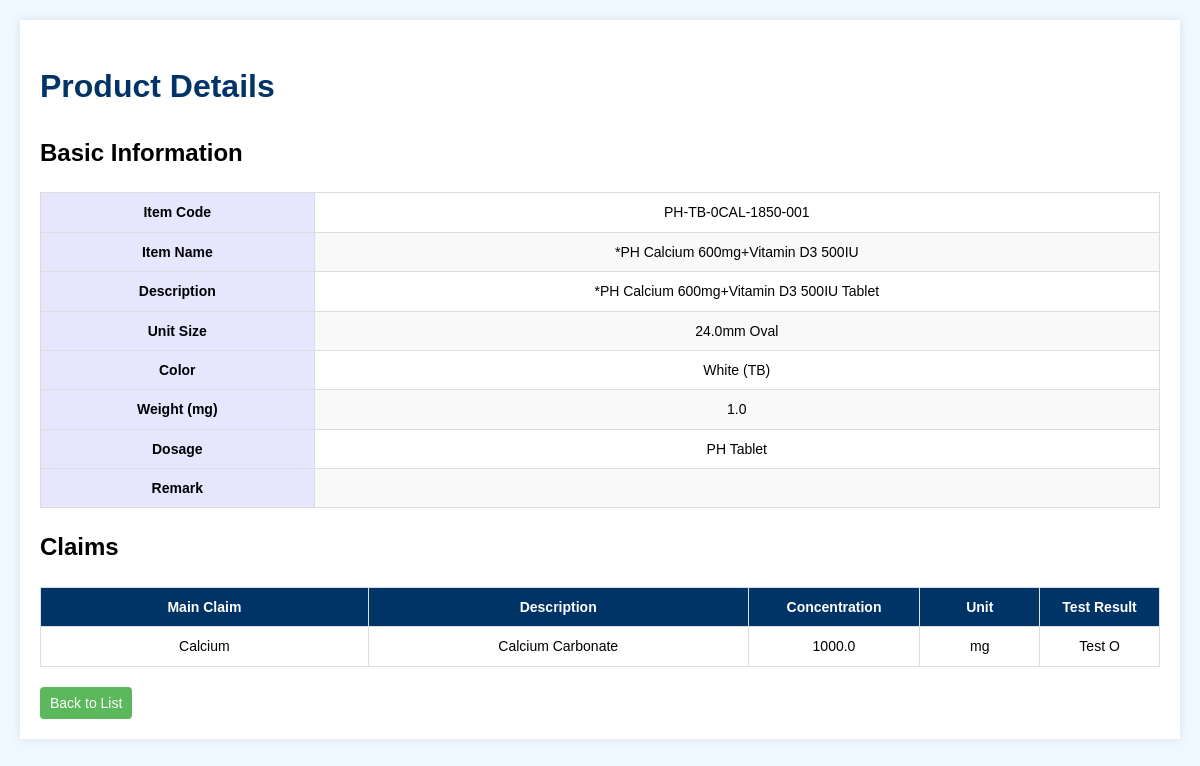
/view/PH-TB-0CAL-1850-001 (signed in), run on the app's committed database.
### tables this page shows
CREATE TABLE products (
            id INTEGER PRIMARY KEY AUTOINCREMENT,
            item_code TEXT UNIQUE NOT NULL,
            item_name TEXT,
            description TEXT,
            unit_size TEXT,
            color TEXT,
            weight REAL
        , dosage TEXT, remark TEXT);

CREATE TABLE claims (
            id INTEGER PRIMARY KEY AUTOINCREMENT,
            product_id INTEGER,
            claim_main TEXT,
            claim_description TEXT,
            claim_concentration REAL, claim_unit TEXT DEFAULT 'mg', test_result TEXT,
            FOREIGN KEY (product_id) REFERENCES products(id) ON DELETE CASCADE
        );

### app.py (the view)
@app.route('/view/<item_code>')
def view_product(item_code):
    db = get_db()
    cursor = db.cursor()
    cursor.execute('SELECT * FROM products WHERE item_code = ?', (item_code,))
    product = cursor.fetchone()
    if not product:
        flash("해당 제품을 찾을 수 없습니다.", "danger")
        return redirect(url_for("index"))
    cursor.execute('''
    SELECT claim_main, claim_description, claim_concentration, claim_unit, test_result
    FROM claims
    LEFT JOIN products ON claims.product_id = products.id
    WHERE products.item_code = ?
    ''', (item_code,))
    claims = cursor.fetchall()
    return render_template('view.html', product=product, claims=claims)

### app.py (called while the page is built)
@app.before_request
def before_request_func():
    global app_initialized
    if not app_initialized:
        with app.app_context():
            initialize_database()
            load_configurations()
        app_initialized = True

@app.before_request
def require_login():
    allowed_routes = ["login", "autocomplete", "static"]
    if "role" not in session and request.endpoint not in allowed_routes and not request.path.startswith('/static'):
        return redirect(url_for("login"))

def get_db():
    db = getattr(g, '_database', None)
    if db is None:
        db = g._database = sqlite3.connect(DB_FILE_PATH)
        db.row_factory = sqlite3.Row  # 컬럼명으로 접근 가능하도록 설정
    return db

@app.teardown_appcontext
def close_connection(exception):
    db = getattr(g, '_database', None)
    if db is not None:
        db.close()

### templates/view.html (shortened to what this page needs)
<!DOCTYPE html>
<html lang="en">
<head>
</head>
<body>
    <div class="container">
        <h1>Product Details</h1>
        <h2>Basic Information</h2>
        <table class="basic-info">
            <tr>
                <th>Item Code</th>
                <td>{{ product[1] }}</td>
            </tr>
            <tr>
                <th>Item Name</th>
                <td>{{ product[2] }}</td>
            </tr>
            <tr>
                <th>Description</th>
                <td>{{ product[3] }}</td>
            </tr>
            <tr>
                <th>Unit Size</th>
                <td>{{ product[4] }}</td>
            </tr>
            <tr>
                <th>Color</th>
                <td>{{ product[5] }}</td>
            </tr>
            <tr>
                <th>Weight (mg)</th>
                <td>{{ product[6] }}</td>
            </tr>
            <tr>
                <th>Dosage</th>
                <td>
                    {% if product[1].startswith('A-TB-') %}
                        Tablet
                    {% elif product[1].startswith('A-SG-') %}
                        Softgel
                    {% elif product[1].startswith('A-HC-') %}
                        Hard Capsule
                    {% elif product[1].startswith('A-SH-') %}
                        Sachet
                    {% elif product[1].startswith('A-PW-') %}
                        Powder
                    {% elif product[1].startswith('A-LQ-') %}
                        Liquid
                    {% elif 'PH-TB-' in product[1] %}
                        PH Tablet
                    {% elif 'PH-HC-' in product[1] %}
                        PH Hard Capsule
                    {% elif 'PH-SG-' in product[1] %}
                        PH Softgel
                    {% else %}
                        Unknown
                    {% endif %}
                </td>
            </tr>
            <tr>
                <th>Remark</th>
                <td>{{ product[8] }}</td>
            </tr>
        </table>
        <h2>Claims</h2>
        <table class="claims-table">
            <thead>
                <tr>
                    <th>Main Claim</th>
                    <th>Description</th>
                    <th>Concentration</th>
                    <th>Unit</th>
                    <th>Test Result</th>
                </tr>
            </thead>
            <tbody>
                {% for claim in claims %}
                <tr>
                    <td>{{ claim[0] }}</td>
                    <td>{{ claim[1] }}</td>
                    <td>{{ claim[2] }}</td>
                    <td>{{ claim[3] }}</td>
                    <td>{{ claim[4] }}</td>
                </tr>
                {% endfor %}
            </tbody>
        </table>
        <a href="{{ url_for('index') }}" class="btn">Back to List</a>
    </div>
</body>
</html>

### templates/view.html (style rules this page uses)
body { font-family: Arial, sans-serif; line-height: 1.6; margin: 0; padding: 20px; background-color: #f0f8ff; }
.container { max-width: 1500px; margin: auto; background: white; padding: 20px; box-shadow: 0 0 10px rgba(0,0,0,0.1); }
h1 { color: #003366; }
table { width: 100%; border-collapse: collapse; margin-bottom: 20px; font-size: 14px; }
th, td { padding: 8px; border: 1px solid #ddd; text-align: center; }
th { background-color: #003366; color: white; font-weight: bold; }
tr:nth-child(even) { background-color: #f9f9f9; }
.btn { display: inline-block; padding: 5px 10px; background-color: #5cb85c; color: white; text-decoration: none; border-radius: 4px; font-size: 14px; }
.basic-info th { text-align: center; color: Black; background-color: #e6e6ff; }
.claims-table { table-layout: fixed; width: 100%; }
.claims-table th { text-align: center; }
.claims-table td { word-wrap: break-word; word-break: break-all; white-space: normal; }
.claims-table td:nth-child(3), .claims-table td:nth-child(4), .claims-table td:nth-child(5) { text-align: center; }
.claims-table th:nth-child(1) { width: 30%; }
.claims-table th:nth-child(2) { width: 35%; }
.claims-table th:nth-child(3) { width: 15%; }
.claims-table th:nth-child(4) { width: 10%; }
.claims-table th:nth-child(5) { width: 10%; }

### data on the page
products: item_code "PH-TB-0CAL-1850-001", item_name "*PH Calcium 600mg+Vitamin D3 500IU", description "*PH Calcium 600mg+Vitamin D3 500IU Tablet", unit_size "24.0mm Oval", color "White (TB)", weight "1.0"
claims: claim_main "Calcium", claim_description "Calcium Carbonate", claim_concentration "1000.0", claim_unit "mg", test_result "Test O"
